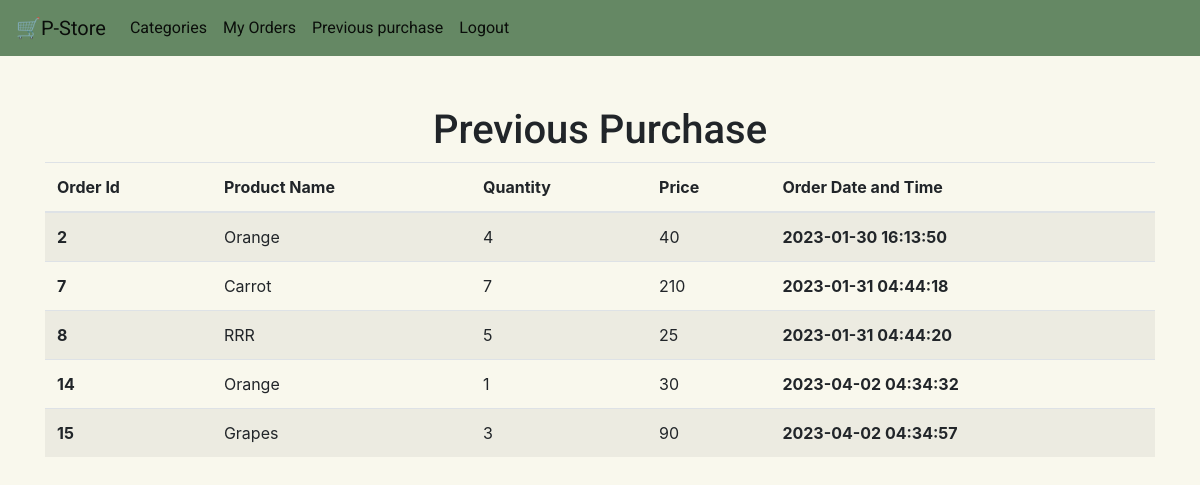
The app's page /user_history (signed in), older data.
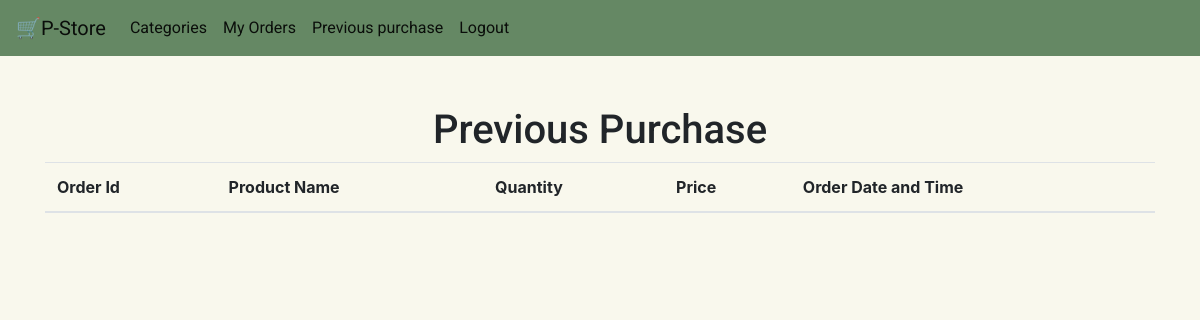
The same page, newer data.
### tables this page shows
CREATE TABLE History(
    order_id INTEGER PRIMARY KEY,
    u_id INTEGER not null,
    item_id  integer not null,
    quantity INTEGER not null,
    price INTEGER not null,
    dat TIMESTAMP not null DEFAULT CURRENT_TIMESTAMP,
    FOREIGN KEY (order_id) REFERENCES Orders(order_id),
    FOREIGN KEY (u_id) REFERENCES User(u_id),
    FOREIGN KEY (item_id) REFERENCES Items(id),
	FOREIGN KEY (dat) REFERENCES Orders(order_dateandtime)
  
);

CREATE TABLE Items (
    id INTEGER PRIMARY KEY AUTOINCREMENT,
    name varchar(20) not null,
    weight integer not null,
    price_per_unit int not null,
    c_id INTEGER not null,
    FOREIGN KEY (c_id) REFERENCES Categories(c_id)
);

### app.py (the view)
@app.route("/user_history", methods=("GET",))
@login_required
def user_history():
    conn = get_db_connection()
    orders = conn.execute(
        "SELECT * FROM History inner join Items on item_id=id where u_id = ?",
        (current_user.id,),
    ).fetchall()
    conn.close()
    return render_template("user_history.html", orders=orders)

### app.py (called while the page is built)
def get_db_connection():
    conn = sqlite3.connect("database.db")
    conn.row_factory = sqlite3.Row
    return conn

@login_manager.user_loader
def load_user(user_id):
    conn = get_db_connection()
    user_data = conn.execute(
        "SELECT * FROM Admin WHERE a_id = ?", (user_id,)
    ).fetchone()
    if user_data:
        return Admin(user_data["a_id"], user_data["username"])
    user_data = conn.execute("SELECT * FROM User WHERE u_id = ?", (user_id,)).fetchone()
    if user_data:
        return AppUser(user_data["u_id"], user_data["u_username"])
    return None

### templates/user_history.html (shortened to what this page needs)
{% extends 'base3.html' %}
{% block content %}
<h1 style="text-align:center; font-family:roboto; margin-top:50px;"> {% block title %} Previous Purchase {% endblock %}</h1>
<table class="table table-striped">
    <thead>
      <tr>
        <th scope="col">Order Id</th>
        <th scope="col">Product Name</th>
        <th scope="col">Quantity</th>
        <th scope="col">Price</th>
        <th scope="col">Order Date and Time</th>
      </tr>
    </thead>
    <tbody>
        {% for order in orders %}
      <tr>
        <th scope="row">{{ order['order_id'] }}</th>
        <td>{{ order['name'] }}</td>
        <td>{{ order['quantity'] }}</td>
        <td>{{ order['price'] }}</td>
        <th scope="row">{{ order['dat'] }}</th>
        </tr>
  {% endfor %}
  {% endblock %}

Row changes from the older to the newer data that the page shows:
removed History: order_id "2", name "Orange", quantity "4", price "40", dat "2023-01-30 16:13:50"
removed History: order_id "7", name "Carrot", quantity "7", price "210", dat "2023-01-31 04:44:18"
removed History: order_id "8", name "RRR", quantity "5", price "25", dat "2023-01-31 04:44:20"
removed History: order_id "14", name "Orange", quantity "1", price "30", dat "2023-04-02 04:34:32"
removed History: order_id "15", name "Grapes", quantity "3", price "90", dat "2023-04-02 04:34:57"
